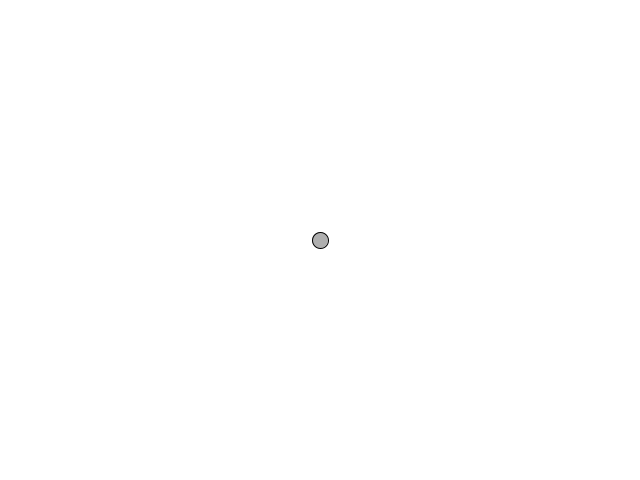
Frame 1 (no input)
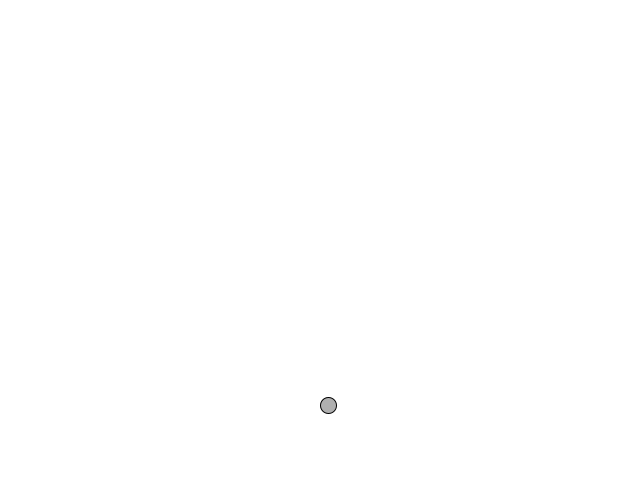
Frame 60 (the mouse pressed at the canvas centre just before this capture)
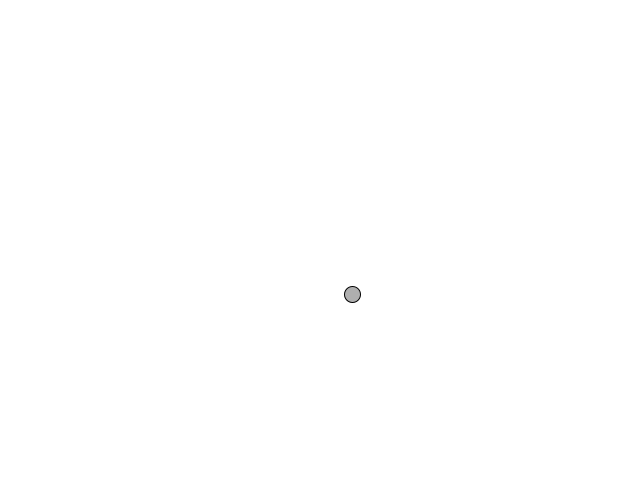
Frame 120 (the mouse held since frame 60 and released just before this capture)

The Processing sketch that drew these frames (run headless with seeded random() and noise(); from frame 60 on, the mouse is pressed at the canvas centre):

// Processing sketch: forces_friction
// ── forces_friction.pde
Mover mover;
void setup () {
  size(640, 480);
  mover = new Mover();
}

void draw() {
  background(255);

  PVector wind = new PVector(0.005, 0);
  PVector gravity = new PVector(0, 0.1);
  
  float c = 0.01;
  float normal = 1;
  float fricMag = c*normal;
  
  PVector friction = mover.velocity.get();
  friction.mult(-1);
  friction.normalize();
  friction.mult(fricMag);
  
  mover.applyForce(friction);
  mover.applyForce(wind);
  mover.applyForce(gravity);
 
  mover.update();
  mover.checkEdges();
  mover.display();  
}
// ── Mover.pde
class Mover {
    PVector location;
    PVector velocity;
    PVector acceleration;
    float topspeed;
    
    Mover() {
      location = new PVector(width/2, height/2);
      velocity = new PVector(0, 0);
      acceleration = new PVector(0, 0);
    }
    
    void applyForce(PVector force) {
      acceleration.add(force);
    }
    
    void update() {
      velocity.add(acceleration);
      location.add(velocity);
      acceleration.mult(0);
    }
    
    void checkEdges() {
      if(location.x > width) {
        location.x = width;
        velocity.x *= -1;
      } else if(location.x < 0) {
        location.x = 0;
        velocity.x *= -1;
      }
      
      if(location.y > height) {
        location.y = height;
        velocity.y *= -1;
      }
    }
    
    void display() {
      stroke(0);
      fill(175);
      ellipse(location.x, location.y, 16, 16);
    }
}
